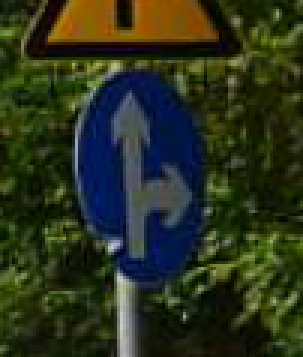
#> input picture Test_84_Signs/Blue Signs/020_0002_j.png, 101 x 119 px (shown 3 times larger); its folder holds only this picture in this run
$ python cli.py   (older library calls are emulated)
#> lines starting #> are read from the running program, lines starting #| are printed output that depends on the picture; after the words box and inside, x2 and y2 are one past the last pixel; in counts of white or black regions, pixels touching at a corner belong together
#> in _run_interactive, source is the input picture: shape (119, 101, 3); mean B, G, R 28.9, 50.3, 43
### traffic_sign/masks.py
"""Vectorized colour evidence and binary-mask cleanup."""

from __future__ import annotations

import cv2
import numpy as np

from .models import ShapeParams


def require_bgr8(image: np.ndarray, function_name: str) -> None:
    if (
        not isinstance(image, np.ndarray)
        or image.dtype != np.uint8
        or image.ndim != 3
        or image.shape[2] != 3
        or image.size == 0
    ):
        raise ValueError(f"{function_name} requires an 8-bit 3-channel BGR image")


def require_mask8(
    mask: np.ndarray,
    expected_shape: tuple[int, int] | None,
    function_name: str,
) -> None:
    valid = (
        isinstance(mask, np.ndarray)
        and mask.dtype == np.uint8
        and mask.ndim == 2
        and mask.size > 0
    )
    if expected_shape is not None:
        valid = valid and mask.shape == expected_shape
    if not valid:
        raise ValueError(f"{function_name} requires an 8-bit single-channel mask")


def _high_percentile(values: np.ndarray, fraction: float = 0.995) -> float:
    bins = 512
    if values.size == 0:
        return 0.0
    indices = np.clip((values * bins).astype(np.int32), 0, bins - 1)
    histogram = np.bincount(indices.ravel(), minlength=bins)
    wanted = int(values.size * fraction)
    selected = int(np.searchsorted(np.cumsum(histogram), wanted, side="left"))
    return (selected + 0.5) / bins if selected < bins else 1.0


def _fill_enclosed_holes(mask: np.ndarray) -> np.ndarray:
    flood = cv2.copyMakeBorder(mask, 1, 1, 1, 1, cv2.BORDER_CONSTANT, value=0)
    cv2.floodFill(flood, None, (0, 0), 255)
    holes = cv2.bitwise_not(flood[1:-1, 1:-1])
    return cv2.bitwise_or(mask, holes)


def clean_mask(mask: np.ndarray, params: ShapeParams) -> np.ndarray:
    if not isinstance(mask, np.ndarray) or mask.size == 0:
        return np.empty((0, 0), dtype=np.uint8)
    require_mask8(mask, mask.shape, "clean_mask")
    side = min(mask.shape)
    kernel_size = max(params.morph_min, int(np.rint(side * params.morph_frac)))
    if kernel_size % 2 == 0:
        kernel_size += 1
    large_kernel = cv2.getStructuringElement(
        cv2.MORPH_ELLIPSE,
        (kernel_size, kernel_size),
    )
    small_kernel = cv2.getStructuringElement(cv2.MORPH_ELLIPSE, (3, 3))
    result = cv2.morphologyEx(mask, cv2.MORPH_CLOSE, large_kernel, iterations=1)
    result = cv2.morphologyEx(result, cv2.MORPH_OPEN, small_kernel, iterations=1)
    if params.fill_holes:
        result = _fill_enclosed_holes(result)
    return result


def _threshold_color_evidence(
    bgr: np.ndarray,
    params: ShapeParams,
    *,
    smooth: bool = True,
) -> tuple[np.ndarray, np.ndarray, np.ndarray]:
#> called with smooth = True
    require_bgr8(bgr, "build_color_masks")
    blurred = cv2.GaussianBlur(bgr, (5, 5), 0) if smooth else bgr
    hsv = cv2.cvtColor(blurred, cv2.COLOR_BGR2HSV)
#> hsv: shape (119, 101, 3); mean H, S, V 53, 178.9, 60.1

    red_hue = cv2.bitwise_or(
        cv2.inRange(hsv, (0, 50, 35), (12, 255, 255)),
        cv2.inRange(hsv, (163, 50, 35), (180, 255, 255)),
    )
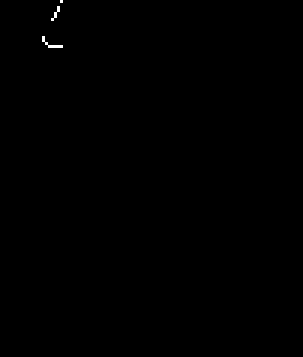
#> red_hue: shape (119, 101) (shown 3 times larger); 0.12% white in thin lines or dots, all inside (x1, y1, x2, y2) = (14, 0, 21, 16)
    blue_hue = cv2.inRange(hsv, (90, 50, 25), (140, 255, 255))
#> blue_hue: shape (119, 101); 18.4% white; 1 white region, box (x1, y1, x2, y2) and area: (24, 24, 68, 97) 2206
    yellow_hue = cv2.inRange(hsv, (15, 50, 50), (40, 255, 255))
#> yellow_hue: shape (119, 101); 25.6% white; 28 white regions (14 under 20 px), largest, box (x1, y1, x2, y2) and area: (0, 0, 101, 51) 1039, (15, 0, 73, 15) 734, (68, 75, 101, 113) 574

    blue, green, red = cv2.split(blurred.astype(np.float32))
    channel_sum = red + green + blue
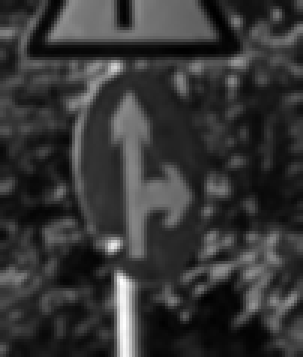
#> channel_sum: shape (119, 101) float32 (shown 3 times larger); min 20, max 500, mean 122.2; drawn with min black and max white
    bright = channel_sum >= params.dark_sum
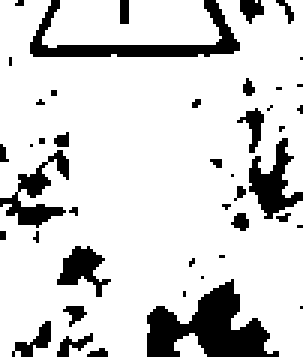
#> bright: shape (119, 101) bool (shown 3 times larger); 83.3% white; 44 black regions (32 under 20 px), largest, box (x1, y1, x2, y2) and area: (49, 93, 93, 119) 586, (10, 0, 80, 19) 379, (83, 46, 101, 73) 216
    safe_sum = np.maximum(channel_sum, 1.0)

    red_evidence = np.maximum(0.0, np.minimum(red - green, red - blue) / safe_sum)
    blue_evidence = np.maximum(0.0, np.minimum(blue - red, blue - green) / safe_sum)
    yellow_evidence = np.maximum(
        0.0,
        np.minimum(red - blue, green - blue) / safe_sum,
    )
    yellow_evidence[(red - green) / safe_sum < -params.yellow_green_tol] = 0.0
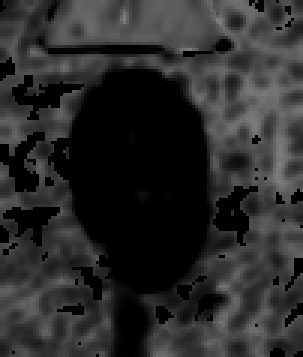
#> yellow_evidence: shape (119, 101) float32 (shown 3 times larger); min 0, max 0.5, mean 0.169

    red_threshold = min(
        params.th_red,
        max(params.th_floor, params.adapt_rel * _high_percentile(red_evidence)),
    )
#> in _high_percentile, `indices = np.clip((values * bins).astype(np.int32), 0, bins - 1)`:
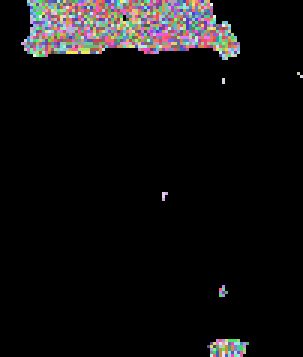
#> indices: shape (119, 101) int32 (shown 3 times larger); 202 distinct labels, from 0 to 273; one colour per label, 0 black
#> in _high_percentile, `histogram = np.bincount(indices.ravel(), minlength=bins)`: histogram = 512 values, max 10785 at index 0, min 0 at index 1, mean 23.47
#> in _high_percentile, `selected = int(np.searchsorted(np.cumsum(histogram), wanted, side="lef..`: selected = 176
#> red_threshold = 0.14
    blue_threshold = min(
        params.th_blue,
        max(params.th_floor, params.adapt_rel * _high_percentile(blue_evidence)),
    )
#> blue_threshold = 0.13
    yellow_threshold = min(
        params.th_yellow,
        max(params.th_floor, params.adapt_rel * _high_percentile(yellow_evidence)),
    )
#> call 3 of _high_percentile, with fraction = 0.995
#> in _high_percentile (call 3), `indices = np.clip((values * bins).astype(np.int32), 0, bins - 1)`:
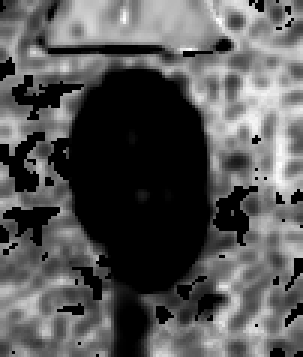
#> indices: shape (119, 101) int32 (shown 3 times larger); min 0, max 256, mean 86.2; drawn with min black and max white
#> in _high_percentile (call 3), `histogram = np.bincount(indices.ravel(), minlength=bins)`: histogram = 512 values, max 3762 at index 0, min 0 at index 247, mean 23.47
#> in _high_percentile (call 3), `selected = int(np.searchsorted(np.cumsum(histogram), wanted, side="lef..`: selected = 234
#> yellow_threshold = 0.11

    red_mask = np.where(
        (red_evidence > red_threshold) & (red_hue != 0) & bright,
        255,
        0,
    ).astype(np.uint8)
    blue_mask = np.where(
        (blue_evidence > blue_threshold) & (blue_hue != 0) & bright,
        255,
        0,
    ).astype(np.uint8)
#> blue_mask: shape (119, 101); 14.2% white; 1 white region, box (x1, y1, x2, y2) and area: (26, 24, 68, 96) 1707
    yellow_mask = np.where(
        (yellow_evidence > yellow_threshold) & (yellow_hue != 0) & bright,
        255,
        0,
    ).astype(np.uint8)
#> yellow_mask: shape (119, 101); 25.2% white; 27 white regions (13 under 20 px), largest, box (x1, y1, x2, y2) and area: (0, 0, 101, 51) 1027, (15, 0, 73, 15) 734, (68, 75, 101, 113) 561

    return red_mask, blue_mask, yellow_mask


def build_color_masks(
    bgr: np.ndarray,
    params: ShapeParams,
) -> tuple[np.ndarray, np.ndarray, np.ndarray]:
    red_mask, blue_mask, yellow_mask = _threshold_color_evidence(bgr, params)
    return (
        clean_mask(red_mask, params),
        clean_mask(blue_mask, params),
        clean_mask(yellow_mask, params),
    )
#> in require_mask8, `valid = ( isinstance(mask, np.ndarray) and mask.dtype == np.uint8 and ..`: valid = True
#> in clean_mask (call 3), `result = cv2.morphologyEx(mask, cv2.MORPH_CLOSE, large_kernel, iterati..`:
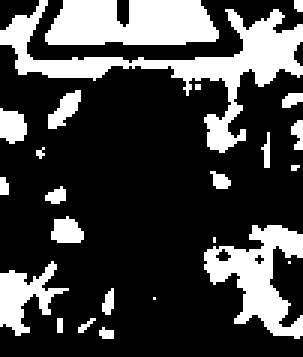
#> result: shape (119, 101) (shown 3 times larger); 25.9% white; 24 white regions (11 under 20 px), largest, box (x1, y1, x2, y2) and area: (0, 0, 101, 51) 1071, (15, 0, 73, 15) 740, (68, 75, 101, 113) 581
#> (the rest of the program and of its run is left out)
